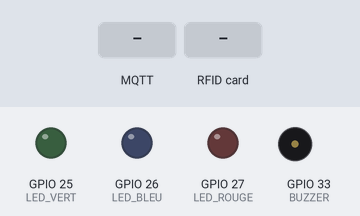
A sketch run on a simulated ESP32. Shown: output pins drawn as LEDs (lit = HIGH), buzzer (waves = sounding, pin HIGH). The inputs (shaded band) are chosen by the test bench. WiFi joins after 1.5 s; servers stay silent unless stated; the local clock reads 2024-03-15 10:24:30 at power-on unless the sketch sets it; random numbers use the default seed unless the sketch sets one; no MQTT or app messages arrive unless stated; what the sketch prints to the serial monitor is not drawn.

Above: at 4.8 s.
4.9 s: MQTT message "START" arrives on the first subscribed topic
At 6.1 s:
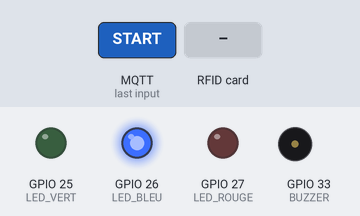
6.4 s: RFID card 5E 7A 19 C4 held to the reader
At 6.74 s:
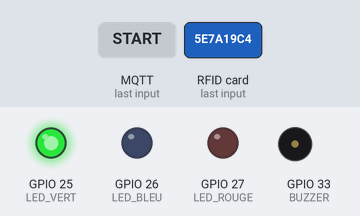
At 8.0 s:
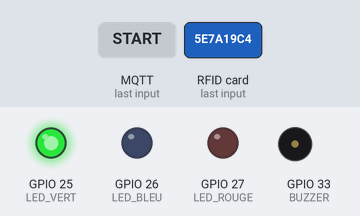
Timing chart, 0 to 9.9 s (numbered marks = the images above; inputs shaded):
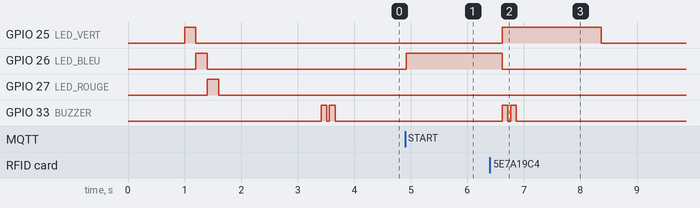

The sketch:

projetiot.ino
```cpp
#include <WiFi.h>
#include <PubSubClient.h>
#include <SPI.h>
#include <MFRC522.h>
#include <Firebase_ESP_Client.h>
#include "addons/TokenHelper.h"
#include "addons/RTDBHelper.h"

// Configuration WiFi
const char* ssid = "Galaxy de ahmed";
const char* password = "kkkkkkkk";

// Configuration MQTT
const char* mqtt_server = "broker.hivemq.com";
const int mqtt_port = 1883;

// Configuration Firebase
#define FIREBASE_HOST "https://gestion-ee-default-rtdb.europe-west1.firebasedatabase.app"
#define API_KEY "AIzaSyCj8I0pNNMAlKltT3BcMHVpvX5DiRaCyuQ"
#define USER_EMAIL "ahmedbenaicha075@gmail.com"
#define USER_PASSWORD "green000"

// Pins RFID 1 (Inscription)
#define RST_PIN_1 22
#define SS_PIN_1 21

// Pins RFID 2 (Retrait/Retour)
#define RST_PIN_2 5
#define SS_PIN_2 4

// Pins LED et Buzzer
#define LED_VERT 25
#define LED_BLEU 26
#define LED_ROUGE 27
#define BUZZER 33

// Objets RFID
MFRC522 rfid1(SS_PIN_1, RST_PIN_1);
MFRC522 rfid2(SS_PIN_2, RST_PIN_2);

// Objects Firebase
FirebaseData fbdo;
FirebaseAuth auth;
FirebaseConfig config;

WiFiClient espClient;
PubSubClient client(espClient);

// Variables d'état
bool mode_scan_inscription = false;
bool mode_scan_retrait = false;
bool mode_scan_retour = false;

void setup() {
  Serial.begin(115200);
  delay(1000);

  Serial.println("\n=== Démarrage système gestion stock ===");

  // Configuration des pins
  pinMode(LED_VERT, OUTPUT);
  pinMode(LED_BLEU, OUTPUT);
  pinMode(LED_ROUGE, OUTPUT);
  pinMode(BUZZER, OUTPUT);

  // Test LED
  digitalWrite(LED_VERT, HIGH);
  delay(200);
  digitalWrite(LED_VERT, LOW);
  digitalWrite(LED_BLEU, HIGH);
  delay(200);
  digitalWrite(LED_BLEU, LOW);
  digitalWrite(LED_ROUGE, HIGH);
  delay(200);
  digitalWrite(LED_ROUGE, LOW);

  // Initialisation SPI
  Serial.println("Initialisation SPI...");
  SPI.begin();

  // Initialisation RFID #1
  Serial.println("Init RFID #1 (Inscription)...");
  rfid1.PCD_Init();
  delay(100);

  byte v1 = rfid1.PCD_ReadRegister(rfid1.VersionReg);
  Serial.print("RFID #1 Version: 0x");
  Serial.println(v1, HEX);

  if (v1 == 0x00 || v1 == 0xFF) {
    Serial.println("⚠️  ERREUR: RFID #1 non détecté!");
    Serial.println("Vérifiez: SDA→21, SCK→18, MOSI→23, MISO→19, RST→22, 3.3V");
    for(int i=0; i<5; i++) {
      digitalWrite(LED_ROUGE, HIGH);
      delay(200);
      digitalWrite(LED_ROUGE, LOW);
      delay(200);
    }
  } else {
    Serial.println("✓ RFID #1 OK");
  }

  // Initialisation RFID #2
  Serial.println("Init RFID #2 (Retrait/Retour)...");
  rfid2.PCD_Init();
  delay(100);

  byte v2 = rfid2.PCD_ReadRegister(rfid2.VersionReg);
  Serial.print("RFID #2 Version: 0x");
  Serial.println(v2, HEX);

  if (v2 == 0x00 || v2 == 0xFF) {
    Serial.println("⚠️  ERREUR: RFID #2 non détecté!");
    Serial.println("Vérifiez: SDA→4, SCK→18, MOSI→23, MISO→19, RST→5, 3.3V");
  } else {
    Serial.println("✓ RFID #2 OK");
  }

  // Connexion WiFi
  setup_wifi();

  // Configuration Firebase
  config.host = FIREBASE_HOST;
  config.api_key = API_KEY;
  auth.user.email = USER_EMAIL;
  auth.user.password = USER_PASSWORD;
  config.token_status_callback = tokenStatusCallback;

  Firebase.begin(&config, &auth);
  Firebase.reconnectWiFi(true);

  Serial.println("Connexion Firebase...");
  while (!Firebase.ready()) {
    Serial.print(".");
    delay(500);
  }
  Serial.println("\n✓ Firebase connecté");

  // Configuration MQTT
  client.setServer(mqtt_server, mqtt_port);
  client.setCallback(callback);

  Serial.println("\n=== Système prêt ===");
  Serial.println("En attente de commandes depuis Streamlit...");

  activerBuzzer();
}

void setup_wifi() {
  Serial.print("Connexion WiFi...");
  WiFi.begin(ssid, password);

  int tentatives = 0;
  while (WiFi.status() != WL_CONNECTED && tentatives < 20) {
    delay(500);
    Serial.print(".");
    tentatives++;
  }

  if (WiFi.status() == WL_CONNECTED) {
    Serial.println("\n✓ WiFi connecté");
    Serial.print("IP: ");
    Serial.println(WiFi.localIP());
  } else {
    Serial.println("\n✗ Échec WiFi");
  }
}

void callback(char* topic, byte* payload, unsigned int length) {
  String message = "";
  for (int i = 0; i < length; i++) {
    message += (char)payload[i];
  }

  Serial.print("Message MQTT [");
  Serial.print(topic);
  Serial.print("]: ");
  Serial.println(message);

  // Commandes depuis Streamlit
  if (String(topic) == "stock/cmd/scan_inscription") {
    if (message == "START") {
      mode_scan_inscription = true;
      mode_scan_retrait = false;
      mode_scan_retour = false;
      Serial.println(">>> MODE INSCRIPTION ACTIVÉ <<<");
      digitalWrite(LED_BLEU, HIGH);
    }
  }
  else if (String(topic) == "stock/cmd/scan_retrait") {
    if (message == "START") {
      mode_scan_retrait = true;
      mode_scan_inscription = false;
      mode_scan_retour = false;
      Serial.println(">>> MODE RETRAIT ACTIVÉ <<<");
      digitalWrite(LED_BLEU, HIGH);
    }
  }
  else if (String(topic) == "stock/cmd/scan_retour") {
    if (message == "START") {
      mode_scan_retour = true;
      mode_scan_inscription = false;
      mode_scan_retrait = false;
      Serial.println(">>> MODE RETOUR ACTIVÉ <<<");
      digitalWrite(LED_BLEU, HIGH);
    }
  }
  else if (String(topic) == "stock/led/vert") {
    digitalWrite(LED_VERT, message == "ON" ? HIGH : LOW);
  }
  else if (String(topic) == "stock/led/bleu") {
    digitalWrite(LED_BLEU, message == "ON" ? HIGH : LOW);
  }
  else if (String(topic) == "stock/led/rouge") {
    digitalWrite(LED_ROUGE, message == "ON" ? HIGH : LOW);
  }
  else if (String(topic) == "stock/buzzer") {
    if (message == "BEEP") {
      activerBuzzer();
    }
  }
}

void reconnect() {
  while (!client.connected()) {
    Serial.print("Connexion MQTT...");
    String clientId = "ESP32-" + String(random(0xffff), HEX);

    if (client.connect(clientId.c_str())) {
      Serial.println("✓");
      client.subscribe("stock/cmd/scan_inscription");
      client.subscribe("stock/cmd/scan_retrait");
      client.subscribe("stock/cmd/scan_retour");
      client.subscribe("stock/led/vert");
      client.subscribe("stock/led/bleu");
      client.subscribe("stock/led/rouge");
      client.subscribe("stock/buzzer");
    } else {
      Serial.print("✗ rc=");
      Serial.println(client.state());
      delay(5000);
    }
  }
}

void activerBuzzer() {
  digitalWrite(BUZZER, HIGH);
  delay(100);
  digitalWrite(BUZZER, LOW);
  delay(50);
  digitalWrite(BUZZER, HIGH);
  delay(100);
  digitalWrite(BUZZER, LOW);
}

String lireRFID(MFRC522 &rfid) {
  String uid = "";
  for (byte i = 0; i < rfid.uid.size; i++) {
    if (rfid.uid.uidByte[i] < 0x10) uid += "0";
    uid += String(rfid.uid.uidByte[i], HEX);
  }
  uid.toUpperCase();
  return uid;
}

void enregistrerUIDFirebase(String uid, String type) {
  if (Firebase.ready()) {
    String path = "/tags_scanned/" + uid;

    FirebaseJson json;
    json.set("uid", uid);
    json.set("type", type);
    json.set("timestamp", String(millis()));
    json.set("date", String(time(nullptr)));

    if (Firebase.RTDB.setJSON(&fbdo, path.c_str(), &json)) {
      Serial.println("✓ Firebase: UID enregistré");
    } else {
      Serial.println("✗ Firebase erreur: " + fbdo.errorReason());
    }
  }
}

void loop() {
  if (!client.connected()) {
    reconnect();
  }
  client.loop();

  // MODE INSCRIPTION (RFID 1)
  if (mode_scan_inscription) {
    rfid1.PCD_Init();
    delay(10);

    if (rfid1.PICC_IsNewCardPresent() && rfid1.PICC_ReadCardSerial()) {
      String uid = lireRFID(rfid1);

      Serial.println("\n✓ Badge scanné (INSCRIPTION)");
      Serial.print("UID: ");
      Serial.println(uid);

      // Enregistrer dans Firebase
      enregistrerUIDFirebase(uid, "inscription");

      // Publier sur MQTT
      String message = "{\"uid\":\"" + uid + "\"}";
      client.publish("stock/rfid/inscription", message.c_str());

      // Feedback
      digitalWrite(LED_BLEU, LOW);
      digitalWrite(LED_VERT, HIGH);
      activerBuzzer();
      delay(1500);
      digitalWrite(LED_VERT, LOW);

      mode_scan_inscription = false;

      rfid1.PICC_HaltA();
      rfid1.PCD_StopCrypto1();
    }
  }

  // MODE RETRAIT (RFID 2)
  if (mode_scan_retrait) {
    rfid2.PCD_Init();
    delay(10);

    if (rfid2.PICC_IsNewCardPresent() && rfid2.PICC_ReadCardSerial()) {
      String uid = lireRFID(rfid2);

      Serial.println("\n✓ Badge scanné (RETRAIT)");
      Serial.print("UID: ");
      Serial.println(uid);

      // Enregistrer dans Firebase
      enregistrerUIDFirebase(uid, "retrait");

      // Publier sur MQTT
      String message = "{\"uid\":\"" + uid + "\"}";
      client.publish("stock/rfid/retrait", message.c_str());

      // Feedback - LED verte pour scan ouvrier
      digitalWrite(LED_BLEU, LOW);
      digitalWrite(LED_VERT, HIGH);
      activerBuzzer();
      delay(1500);
      digitalWrite(LED_VERT, LOW);

      // LED bleue en attente de validation magasinier
      digitalWrite(LED_BLEU, HIGH);

      mode_scan_retrait = false;

      rfid2.PICC_HaltA();
      rfid2.PCD_StopCrypto1();
    }
  }

  // MODE RETOUR (RFID 2)
  if (mode_scan_retour) {
    rfid2.PCD_Init();
    delay(10);

    if (rfid2.PICC_IsNewCardPresent() && rfid2.PICC_ReadCardSerial()) {
      String uid = lireRFID(rfid2);

      Serial.println("\n✓ Badge scanné (RETOUR)");
      Serial.print("UID: ");
      Serial.println(uid);

      // Enregistrer dans Firebase
      enregistrerUIDFirebase(uid, "retour");

      // Publier sur MQTT
      String message = "{\"uid\":\"" + uid + "\"}";
      client.publish("stock/rfid/retour", message.c_str());

      // Feedback - LED rouge pour retour
      digitalWrite(LED_BLEU, LOW);
      digitalWrite(LED_ROUGE, HIGH);
      activerBuzzer();
      delay(1500);
      digitalWrite(LED_ROUGE, LOW);

      mode_scan_retour = false;

      rfid2.PICC_HaltA();
      rfid2.PCD_StopCrypto1();
    }
  }

  delay(100);
}
```

Measured:
- after the input at 4.9 s, GPIO 26 (LED_BLEU): LOW → HIGH at once
- after the input at 6.4 s, GPIO 25 (LED_VERT): LOW → HIGH after 0.22 s, → LOW 1.8 s later; GPIO 26 (LED_BLEU): HIGH → LOW after 0.22 s; GPIO 33 (BUZZER): alternates HIGH for 0.10 s and LOW for 0.05 s, 4 changes in all, then stays LOW, starting after 0.22 s
